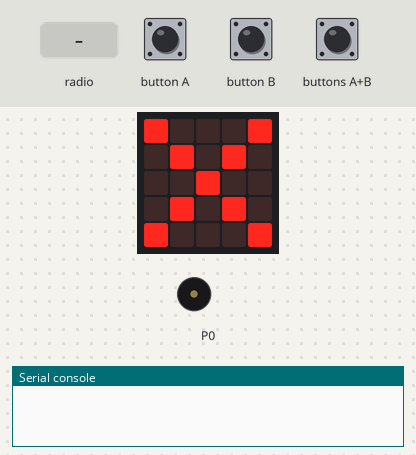
Recording of a program running on a simulated BBC micro:bit (MakeCode). Shown: the board's 5×5 LED display, buzzer (waves = sounding), the last lines printed to the serial console. The test bench sets the inputs (shaded band). No radio messages arrive unless stated (any console line starting 'radio sent:' is added by the test bench).

Above: at 1.8 s.
1.9 s: buttons A+B pressed for 0.15 s
At 2.3 s:
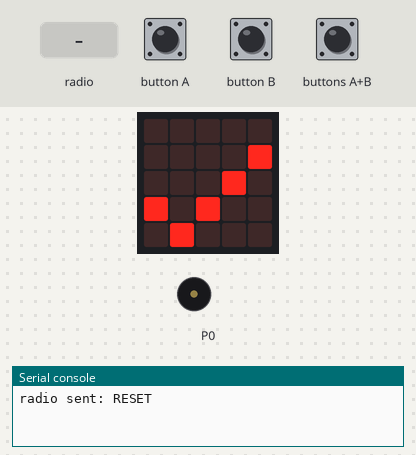
3.5 s: radio message "1" arrives
At 3.75 s:
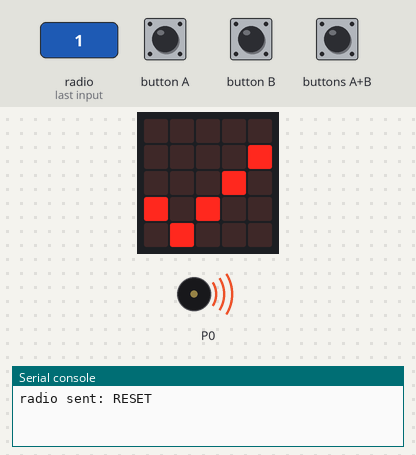
5.5 s: radio message "CORRECT" arrives
At 8.2 s:
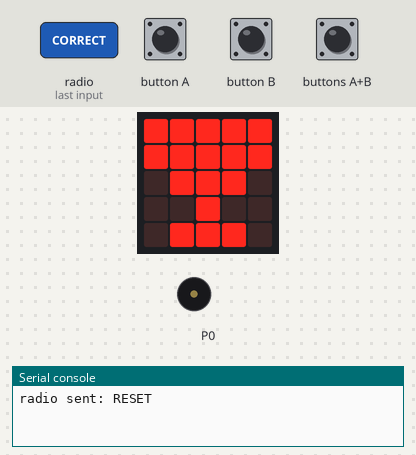
10.0 s: buttons A+B pressed for 1 s
At 12.1 s:
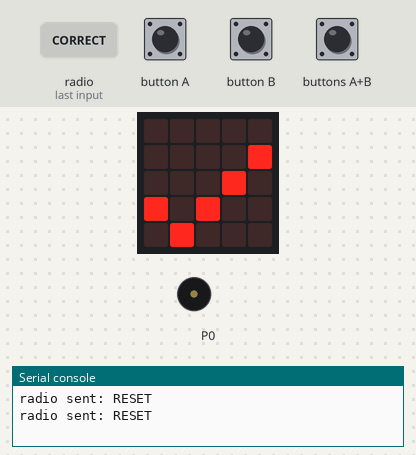
12.5 s: radio message "LOCK" arrives
At 13.3 s:
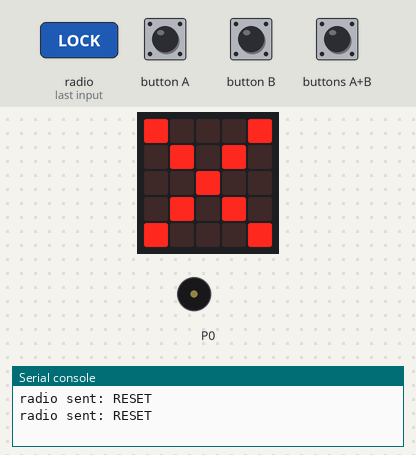
Timing chart, 0 to 15.0 s (numbered marks = the images above; inputs shaded):
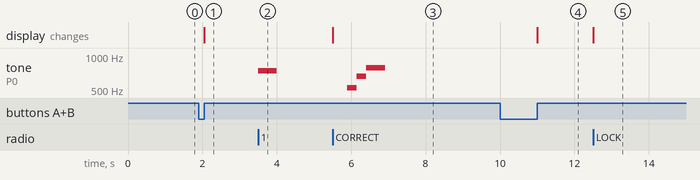

The program:

main.ts
```typescript
/**
 * Both code series are shown, player and referee.  To run successfully, you will need to separate these into 2 projects, as they cannot run together within the same workspace.
 *
 * Each player is given a player number, so that code block will need to be updated for each team's MicroBit.  To make each additional player buzzer, use the same blocks and change set PlayerNumber to 1 to 2, 3, and so on.
 *
 * The Radio set group has been randomly assigned to Group 3, change as needed (make sure all MicroBits are on the same one).
 *
 * Player Buzzer Button: A - answer attempt
 *
 * Referee Buzzer Buttons: A - wrong answer, B - correct answer, A+B - round reset
 */
// If they were first to buzz in
radio.onReceivedNumber(function (receivedNumber) {
    if (receivedNumber == PlayerNumber) {
        DONOTPASSGO = true
        AnsweringNow = true
        music.play(music.tonePlayable(740, music.beat(BeatFraction.Whole)), music.PlaybackMode.UntilDone)
    }
})
// A is the answer button
input.onButtonPressed(Button.A, function () {
    if (GameOn) {
        GameOn = false
        radio.sendNumber(PlayerNumber)
    }
})
// Resets round,
// new question
input.onButtonPressed(Button.AB, function () {
    LastPlayer = 0
    GameOn = true
    radio.sendString("RESET")
    // Ready to go
    basic.showIcon(IconNames.Yes)
})
radio.onReceivedString(function (receivedString) {
    if (receivedString == "RESET") {
        DONOTPASSGO = false
        AnsweringNow = false
        GameOn = true
        // Indicates buzzer can now answer, is not locked out
        basic.showIcon(IconNames.Yes)
    }
    if (receivedString == "LOCK") {
        GameOn = false
        // Indicates buzzer is locked out
        basic.showIcon(IconNames.No)
    }
    // They did not give the incorrect answer so have a chance to answer this round
    if (receivedString == "REDO") {
        AnsweringNow = false
        if (DONOTPASSGO == false) {
            GameOn = true
            // Indicates buzzer can now answer, is not locked out
            basic.showIcon(IconNames.Yes)
        }
    }
    // Answer deemed correct by Ref
    if (receivedString == "CORRECT") {
        if (AnsweringNow) {
            basic.showLeds(`
                # # # # #
                # # # # #
                . # # # .
                . . # . .
                . # # # .
                `)
            music.play(music.tonePlayable(523, music.beat(BeatFraction.Half)), music.PlaybackMode.UntilDone)
            music.play(music.tonePlayable(659, music.beat(BeatFraction.Half)), music.PlaybackMode.UntilDone)
            music.play(music.tonePlayable(784, music.beat(BeatFraction.Whole)), music.PlaybackMode.UntilDone)
        }
    }
})
// Correct answer given
input.onButtonPressed(Button.B, function () {
    if (LastPlayer > 0) {
        LastPlayer = 0
        GameOn = false
        radio.sendString("CORRECT")
        // confirmation on ref's MicroBit
        basic.showLeds(`
            # # # # #
            # # # # #
            . # # # .
            . . # . .
            . # # # .
            `)
    }
})
// Player Buzzer Code Blocks
let LastPlayer = 0
let AnsweringNow = false
let DONOTPASSGO = false
let GameOn = false
let PlayerNumber = 0
// all microbits need to be set to same radio #
radio.setGroup(3)
// different # for each MicroBit Player Buzzer 1, 2, 3 etc
PlayerNumber = 1
GameOn = false
DONOTPASSGO = false
AnsweringNow = false
basic.showIcon(IconNames.No)
```

test.ts
```typescript
// tests go here; this will not be compiled when this package is used as an extension.
```

Measured:
- after the input at 1.9 s, the display: changes after 0.15 s (image 1)
- after the input at 3.5 s, tone on P0: silent → 740 Hz at once, → silent 0.50 s later
- after the input at 5.5 s, tone on P0: silent → 523 Hz after 0.40 s, → 659 Hz 0.26 s later, → 784 Hz 0.26 s later, → silent 0.50 s later; the display: changes at once (image 3)
- after the input at 10.0 s, the display: changes after 1.0 s (image 4)
- after the input at 12.5 s, the display: changes at once (image 5)
